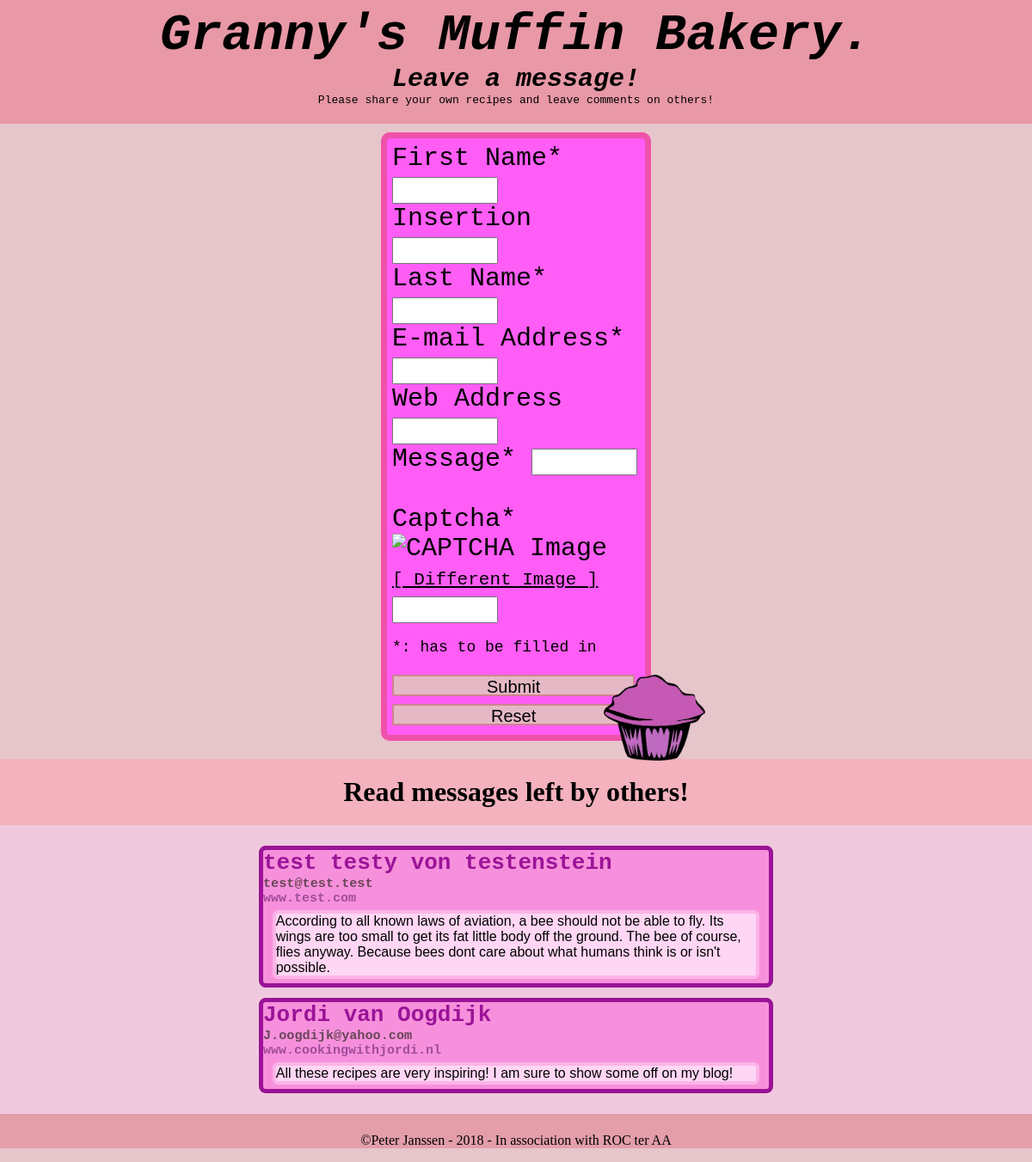
The page / on the database its author committed.
### tables this page shows
CREATE TABLE `data` (
  `firstname` longtext NOT NULL,
  `insertion` longtext NOT NULL,
  `lastname` longtext NOT NULL,
  `email` longtext NOT NULL,
  `webaddress` longtext NOT NULL,
  `message` longtext NOT NULL,
  `date` datetime NOT NULL DEFAULT CURRENT_TIMESTAMP
);

### connectToDatabase.php (called while the page is built, shortened)
<?php
$servername = "localhost";
$username = "root";
$password = "";
$dbName = "guestbook";
$connect = mysqli_connect($servername,$username,$password,$dbName);
$query = "SELECT * FROM data;";
$result = $connect->query($query);
$data = array();
while ($row = $result->fetch_assoc()) {
  $data[] = $row;
}
 ?>

### index.php (the view, shortened to what this page needs)
<!DOCTYPE html>
<html>
  <head>
    <link rel="stylesheet" href="css/style.css">
  </head>
  <body>
    <header>
      <h1>Granny's Muffin Bakery.</h1>
      <h2>Leave a message!</h2>
      <p>Please share your own recipes and leave comments on others!</p>
    </header>
    <form class="guestbook" action="index.php" method="post">
      <label for="firstname">First Name*</label>
      <input type="text" name="firstname" value="">
      <br/>
      <label for="insertion">Insertion</label>
      <input type="text" name="insertion" value="">
      <br/>
      <label for="lastname">Last Name*</label>
      <input type="text" name="lastname" value="">
      <br/>
      <label for="email">E-mail Address*</label>
      <input type="text" name="email" value="">
      <br/>
      <label for="webaddress">Web Address</label>
      <input type="text" name="webaddress" value="">
      <br/>
      <label for="message">Message*</label>
      <input type="text" name="message" value="">
      <br/>
      <br/>
      <label>Captcha*</label>
      <br/>
      <img id="captcha" src="securimage/securimage_show.php" alt="CAPTCHA Image" />
      <br/>
      <a href="#" onclick="document.getElementById('captcha').src = 'securimage/securimage_show.php?' + Math.random(); return false">[ Different Image ]</a>
      <br/>
      <input type="text" name="captcha_code" size="10" maxlength="6" />
      <br/>
      <p>*: has to be filled in</p>
      <input type="submit" name="" value="Submit">
      <input type="reset" name="" value="Reset">
      <img id="muffin" src="Media/img/Muffin.png" alt="muffin">
    </form>
    <h1 id="messagesHeader">Read messages left by others!</h1>
      <div id="messagesContainer">
        <?php
        include "connectToDatabase.php";
        foreach ($data as $value)
        {
          echo "
              <div class=\"messages\">
                <h3 class=\"name\">$value[firstname] $value[insertion] $value[lastname]</h3>
                <h3 class=\"email\">$value[email]</h3>
                <h3 class=\"webaddress\">$value[webaddress]</h3>
                <p class=\"message\">$value[message]</p>
              </div>";
        }
        ?>
      </div>
      <footer>
        <p>©Peter Janssen - 2018 - In association with ROC ter AA</p>
      </footer>
  </body>
</html>

### css/style.css (style rules this page uses)
body { margin: 0; background-color: #e6c5cb; }
header { background-color: #e898a6; padding: 7px; margin-bottom: 10px; text-align: center; }
header h1 { margin: 0; font-size: 60px; font-family: monospace; font-style: italic; }
header h2 { margin: 0; font-size: 30px; font-family: monospace; font-style: italic; }
header p { margin-top: 0; font-family: monospace; }
form { width: 24%; background-color: #ff5df6; border: 7px solid #ef52a9; border-radius: 10px; text-align: left; font-size: 30px; margin: 0 auto; padding: 6px; font-family: monospace; position: relative; }
form a { color: #000; font-size: 21px; }
form input[type=text] { width: 40%; height: 25px; }
form input[type=submit] { width: 98%; height: 25px; font-size: 20px; background-color: #e4b8c4; border: 2px solid #d08391; border-radius: 2px; }
form input[type=Reset] { width: 98%; height: 25px; font-size: 20px; background-color: #e4b8c4; border: 2px solid #d08391; border-radius: 2px; }
form p { font-size: 18px; }
#muffin { position: absolute; right: -70px; bottom: -30px; height: 100px; }
#messagesHeader { text-align: center; background-color: #f3b2bd; padding: 20px 0; margin-bottom: 0; }
#messagesContainer { background-color: #efc9de; height: fit-content; padding: 12px; }
.messages { width: 50%; margin: 12px auto; background-color: #f790dc; border: 5px solid #9a1497; border-radius: 8px; }
.messages h3 { margin: 0; font-family: monospace; }
.name { font-size: 26px; color: #9a1497; }
.email { color: #694558; }
.webaddress { font-size: 15px; color: #a04c9c; }
.message { width: 95%; background-color: #ffd6f4; border: 4px solid #fdb4e7; border-radius: 6px; margin: 5px auto; font-family: sans-serif; }
footer { text-align: center; background-color: #e39eaa; margin: 0; padding-top: 1px; height: fit-content; }
footer p { padding-top: 5px; }

### rows shown on the page
data: firstname "test", insertion "testy von", lastname "testenstein", email "test@test.test", webaddress "www.test.com", message "According to all known laws of aviation, a bee should not be able to fly. Its wings are too small to get its fat little body off the ground. The bee of course, flies anyway. Because bees dont care about what humans think is or isn't possible."
data: firstname "Jordi", insertion "van", lastname "Oogdijk", email "J.oogdijk@yahoo.com", webaddress "www.cookingwithjordi.nl", message "All these recipes are very inspiring! I am sure to show some off on my blog!"
